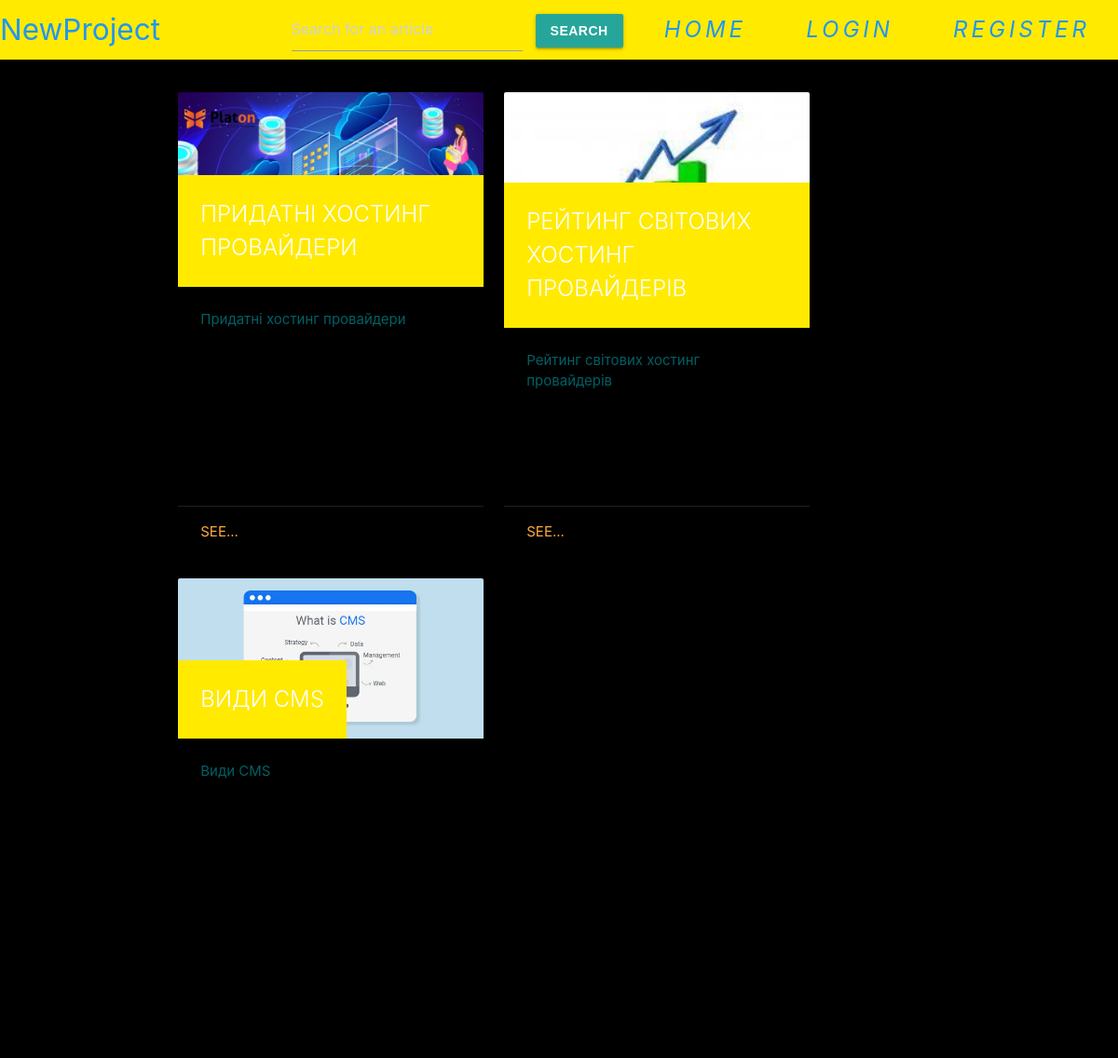
The page / on the database its author committed.
### blog/models.py (models this page shows, shortened)
class PostCategory(models.Model):
    category_name = models.CharField(max_length=80)
    category_info = models.CharField(max_length=280)
    category_slug = models.CharField(max_length=80, default="default")
    img = models.ImageField(upload_to='blog/static/img/categories',
        height_field=None,
        width_field=None,
        max_length=100, default = '')
    class Meta:
        verbose_name_plural = "Категорії"

### blog/views.py (the view)
# urls.py: path('', views.show_categories),
def show_categories(request):
        categories = PostCategory.objects.all()
        msg_num =  unread_msg_num(request)
        context = {"categories": categories
                   ,"msg_num": msg_num}
        return render(request, "categories.html", context)

### chat/views.py (called while the page is built)
def unread_msg_num(request):
    if request.user.is_authenticated:
        unread_messages = Message.objects.filter(
            Q(seen=False) & Q(receiver=request.user)
        )
        unread_messages_count = unread_messages.count()
        return unread_messages_count

### blog/templates/categories.html (shortened to what this page needs)
{% extends 'navbar.html' %}
{% load static %}
{% block content %}
<div class="container">
    <div class="row">
        {% for category in categories %}
        <div class="col s12 m5 l5">
            <div class="card hoverable large black n">
              <div class="card-image">
                <img src ='/{{ category.img }}'>
                <span class="card-title yellow accent-3">{{ category.category_name|upper }}</span>
              </div>
              <div class="card-content cyan-text text-darken-4">
                <p>{{ category.category_info|linebreaksbr|truncatechars:100 }}</p>
              </div>
              <div class="card-action">
                <a href="/{{ category.category_slug }}">See...</a>
              </div>
            </div>
          </div>
        {% endfor %}
    </div>
</div>
{% endblock %}

### blog/templates/navbar.html (style rules this page uses)
.n { background: rgb(250, 249, 249); }
body { background-color:BlancedAlmond }
.fon_scroll { -webkit-background-size: cover; -moz-background-size: cover; -o-background-size: cover; background-size: cover; background-image: url('https://funart.pro/uploads/posts/2021-12/1640418882_3-funart-pro-p-foni-na-temu-tekhnologii-3.jpg'); background-repeat: no-repeat; background-attachment: fixed; }
body { background: black no-repeat center; height: 100vh; margin: 0; }

### rows shown on the page
PostCategory: category_name "ПРИДАТНІ ХОСТИНГ ПРОВАЙДЕРИ", category_info "Придатні хостинг провайдери"
PostCategory: category_name "РЕЙТИНГ СВІТОВИХ ХОСТИНГ ПРОВАЙДЕРІВ", category_info "Рейтинг світових хостинг провайдерів"
PostCategory: img (picture), category_name "ВИДИ CMS", category_info "Види CMS"
